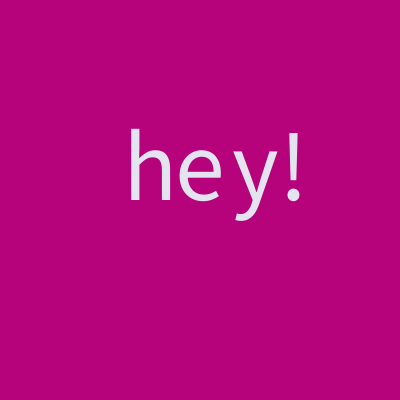
Frame 1 (no input)
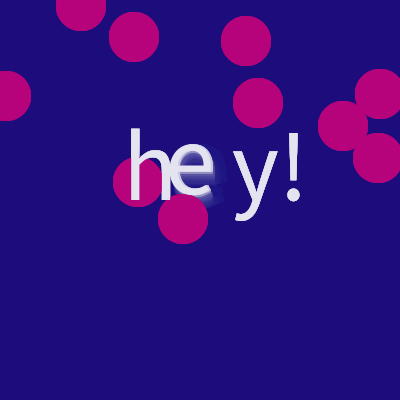
Frame 60 (the mouse pressed at the canvas centre just before this capture)
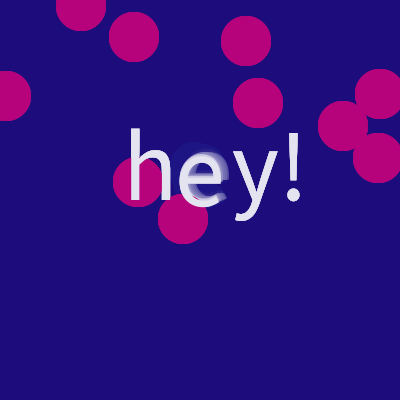
Frame 120 (the mouse held since frame 60 and released just before this capture)

The Processing sketch that drew these frames (run headless with seeded random() and noise(); from frame 60 on, the mouse is pressed at the canvas centre):

// Processing sketch: movingTypoBlur
// ── movingTypoBlur.pde
int numCircles = 10;
int[] randomX = new int[numCircles];
int[] randomY = new int[numCircles];
int x, maxX, minX = 0;
int y, maxY, minY = 0;
int dirX, dirY = 1;
int speed = 2;
int circX, circY = 0;

void setup() {
  size(400, 400);
  for (int i = 0; i < numCircles; i++) {
    randomX[i] = int(random(width));
    randomY[i] = int(random(height));
  }
  textSize(100);
  textAlign(CENTER);
  fill(255);
  x = width/2;
  y = height/2;
  maxX = 201;
  minX = 199;
  maxY = 201;
  minY = 199;
  background(203, 0, 122);
  //26, 14, 128
  circX = int(random(width));
  circY = int(random(height));
  noStroke();
}

void draw() {
  //background(0);
  maxX = int(random(190, 210));
  minX = int(random(190, 210));
  maxY = int(random(190, 210));
  minY = int(random(190, 210));
  fill(203, 0, 122);
  for (int i = 0; i < numCircles; i++) {
    ellipse(randomX[i], randomY[i], 50, 50);
  }
  fill(255);
  text("h", width/2-50, height/2);
  text("y!", width/2+70, height/2);
  text("e", x, y);
  if (dirX == 1 && x < maxX) {
    x = x + speed;
    if (x >= maxX) {
      dirX = 0;
    }
  } else if (dirX == 0 && x > minX) {
    x = x - speed;
    if (x <= minX) {
      dirX = 1;
    }
  }
  if (dirY == 1 && x < maxY) {
    y = y + speed;
    if (y >= maxY) {
      dirY = 0;
    }
  } else if (dirY == 0 && y > minY) {
    y = y - speed;
    if (y <= minY) {
      dirY = 1;
    }
  }
  fill(26, 14, 128, 30);
  rect(0, 0, width, height);
}
